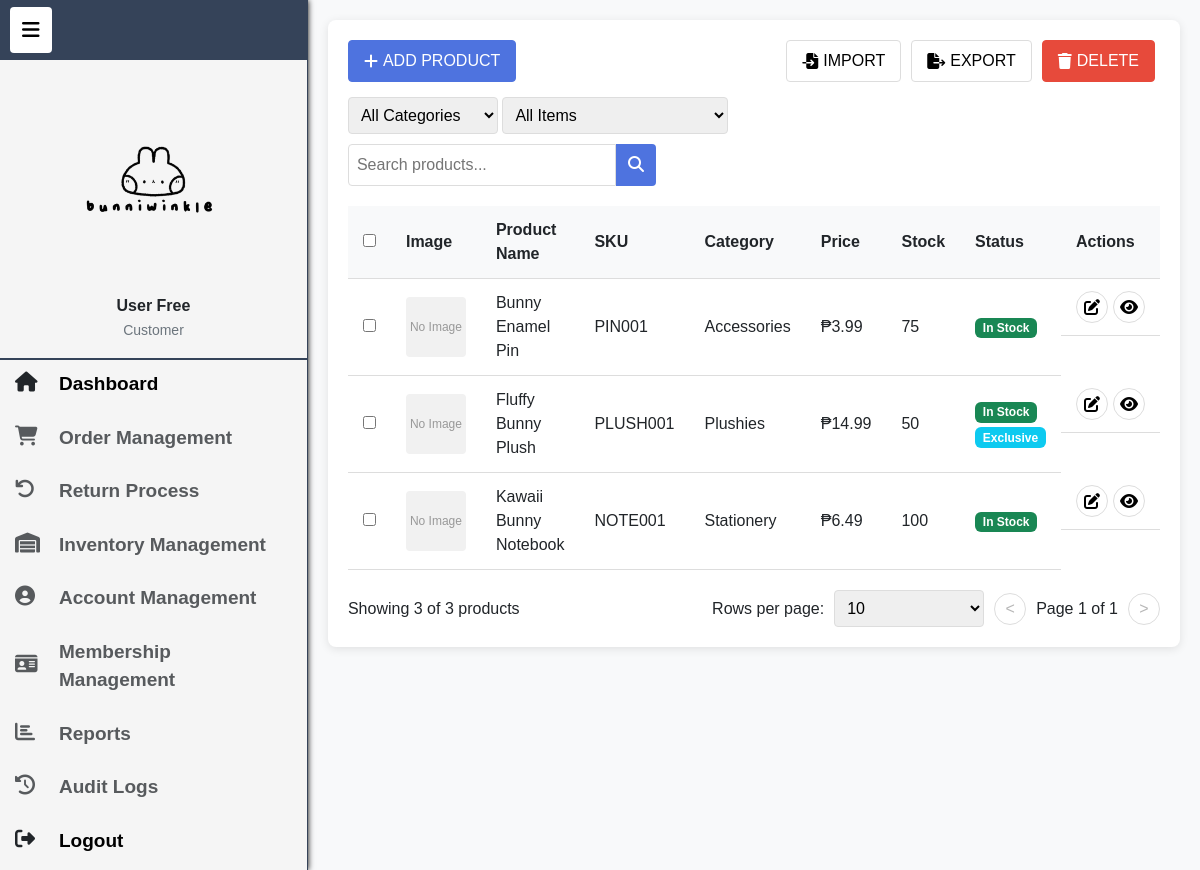
Page /pages/inventory.php (signed in) on the committed database.
### tables this page shows
CREATE TABLE products (
    product_id INT AUTO_INCREMENT PRIMARY KEY,
    product_name VARCHAR(255) NOT NULL,
    sku VARCHAR(255),
    description TEXT,
    price DECIMAL(10,2) NOT NULL,
    stock INT NOT NULL,
    is_exclusive BOOLEAN DEFAULT FALSE,
    min_membership_level INT NULL,
    category_id INT NOT NULL,
    created_at DATETIME DEFAULT CURRENT_TIMESTAMP,
    modified_at DATETIME DEFAULT CURRENT_TIMESTAMP ON UPDATE CURRENT_TIMESTAMP,
    FOREIGN KEY (category_id) REFERENCES categories(category_id) ON DELETE RESTRICT,
    FOREIGN KEY (min_membership_level) REFERENCES membership_types(membership_type_id) ON DELETE SET NULL
);

CREATE TABLE categories (
    category_id INT AUTO_INCREMENT PRIMARY KEY,
    category_name VARCHAR(100) UNIQUE NOT NULL
);

### pages/inventory.php (the view, shortened to what this page needs)
<?php
require_once '../config/db_connection.php';
$rowsPerPage = isset($_GET['rows']) ? (int)$_GET['rows'] : 10;
$currentPage = isset($_GET['page']) ? (int)$_GET['page'] : 1;
$offset = ($currentPage - 1) * $rowsPerPage;
$searchTerm = isset($_GET['search']) ? trim($_GET['search']) : '';
$query = "SELECT SQL_CALC_FOUND_ROWS p.*, c.category_name,
          (SELECT image_url FROM product_images WHERE product_id = p.product_id AND is_primary = 1 LIMIT 1) AS primary_image
          FROM products p
          JOIN categories c ON p.category_id = c.category_id
          WHERE 1=1";
$params = [];
$query .= " ORDER BY p.product_name LIMIT ? OFFSET ?";
$params[] = $rowsPerPage;
$params[] = $offset;
$stmt = $pdo->prepare($query);
$stmt->execute($params);
$products = $stmt->fetchAll(PDO::FETCH_ASSOC);
$totalRows = $pdo->query("SELECT FOUND_ROWS()")->fetchColumn();
$totalPages = ceil($totalRows / $rowsPerPage);
?>
<!DOCTYPE html>
<html lang="en">
<head>
  <link rel="stylesheet" href="/assets/css/inventory.css">
  <link href="https://cdn.jsdelivr.net/npm/bootstrap@5.3.2/dist/css/bootstrap.min.css" rel="stylesheet">
  <link rel="stylesheet" href="https://cdnjs.cloudflare.com/ajax/libs/font-awesome/6.4.0/css/all.min.css">
</head>
<body>
  <div class="pageWrapper">
    <?php include '../includes/sidebar.php'; ?>
    <div class="mainContent">
      <div class="inventory-card">
        <div class="inventory-header">
          <button class="md-btn md-primary" data-bs-toggle="modal" data-bs-target="#addProductModal">
            <i class="fas fa-plus"></i> ADD PRODUCT
          </button>
          <div class="btn-group">
            <button class="md-btn" data-bs-toggle="modal" data-bs-target="#importModal" style="margin-left: 5px; margin-right: 5px;">
              <i class="fas fa-file-import"></i> IMPORT
            </button>
            <button class="md-btn" id="exportBtn" style="margin-left: 5px; margin-right: 5px;">
              <i class="fas fa-file-export"></i> EXPORT
            </button>
            <button class="md-btn md-danger" id="deleteSelectedBtn" style="margin-left: 5px; margin-right: 5px;">
              <i class="fas fa-trash"></i> DELETE
            </button>
          </div>
          <div class="filters">
            <form method="get" class="filter-form">
              <select name="category" class="md-select" onchange="this.form.submit()">
                <option value="0">All Categories</option>
              </select>
              <select name="stock" class="md-select" onchange="this.form.submit()">
                <option value="">All Items</option>
              </select>
              <div class="search-box" style="margin-top: 10px;">
                <input type="text" name="search" placeholder="Search products..." value="<?= htmlspecialchars($searchTerm) ?>">
                <button type="submit"><i class="fas fa-search"></i></button>
              </div>
            </form>
          </div>
        </div>
        <form id="inventoryForm" method="post">
          <table class="md-table">
            <thead>
              <tr>
                <th><input type="checkbox" onclick="toggleAll(this)"></th>
                <th>Image</th>
                <th>Product Name</th>
                <th>SKU</th>
                <th>Category</th>
                <th>Price</th>
                <th>Stock</th>
                <th>Status</th>
                <th>Actions</th>
              </tr>
            </thead>
            <tbody>
              <?php foreach ($products as $product): ?>
                <tr class="<?= $product['stock'] <= 0 ? 'out-of-stock' : ($product['stock'] < 10 ? 'low-stock' : '') ?>">
                  <td><input type="checkbox" name="selected_products[]" value="<?= $product['product_id'] ?>"></td>
                  <td class="product-image-cell">
                    <?php if (!empty($product['primary_image'])): ?>
                      <img src="<?= filter_var($product['primary_image'], FILTER_VALIDATE_URL) ? $product['primary_image'] : '/assets/images/products/' . htmlspecialchars($product['primary_image']) ?>"
                        alt="<?= htmlspecialchars($product['product_name'] ?? '') ?>"
                        class="product-thumbnail">
                    <?php else: ?>
                      <div class="no-image">No Image</div>
                    <?php endif; ?>
                  </td>
                  <td><?= htmlspecialchars($product['product_name'] ?? '') ?></td>
                  <td><?= htmlspecialchars($product['sku'] ?? '') ?></td>
                  <td><?= htmlspecialchars($product['category_name'] ?? '') ?></td>
                  <td>₱<?= number_format($product['price'], 2) ?></td>
                  <td><?= $product['stock'] ?></td>
                  <td>
                    <?php if ($product['stock'] <= 0): ?>
                      <span class="badge bg-danger">Out of Stock</span>
                    <?php elseif ($product['stock'] < 10): ?>
                      <span class="badge bg-warning">Low Stock</span>
                    <?php else: ?>
                      <span class="badge bg-success">In Stock</span>
                    <?php endif; ?>
                    <?php if ($product['is_exclusive']): ?>
                      <span class="badge bg-info mt-1">Exclusive</span>
                    <?php endif; ?>
                  </td>
                  <td class="actions">
                    <button type="button" class="md-icon-btn edit-btn"
                      data-id="<?= $product['product_id'] ?>"
                      data-bs-toggle="modal"
                      data-bs-target="#editProductModal">
                      <i class="fas fa-edit"></i>
                    </button>
                    <button type="button" class="md-icon-btn view-btn"
                      data-id="<?= $product['product_id'] ?>"
                      data-bs-toggle="modal"
                      data-bs-target="#viewProductModal">
                      <i class="fas fa-eye"></i>
                    </button>
                  </td>
                </tr>
              <?php endforeach; ?>
            </tbody>
          </table>
        </form>
        <div class="pagination-row">
          <div class="pagination-info">
            Showing <?= count($products) ?> of <?= $totalRows ?> products
          </div>
          <div class="pagination-controls">
            <label for="rowsPerPage">Rows per page:</label>
            <select id="rowsPerPage" class="md-select" onchange="updateRowsPerPage(this)">
              <option value="10" <?= $rowsPerPage == 10 ? 'selected' : '' ?>>10</option>
            </select>
            <button class="md-icon-btn" <?= $currentPage == 1 ? 'disabled' : '' ?>
              onclick="goToPage(<?= $currentPage - 1 ?>)">
              &lt;
            </button>
            <span>Page <?= $currentPage ?> of <?= $totalPages ?></span>
            <button class="md-icon-btn" <?= $currentPage >= $totalPages ? 'disabled' : '' ?>
              onclick="goToPage(<?= $currentPage + 1 ?>)">
              &gt;
            </button>
          </div>
        </div>
      </div>
    </div>
  </div>
</body>
</html>

### assets/css/inventory.css (style rules this page uses)
.pageWrapper { display: flex; min-height: 100vh; min-width: 100vw; }
.mainContent { flex: 1; padding: 20px; background-color: #f8f9fa; }
.inventory-card { background: white; border-radius: 8px; box-shadow: 0 2px 10px rgba(0, 0, 0, 0.1); padding: 20px; }
.inventory-header { display: flex; justify-content: space-between; align-items: center; flex-wrap: wrap; gap: 15px; margin-bottom: 20px; }
.md-btn { padding: 8px 15px; border-radius: 4px; border: 1px solid #ddd; background: white; cursor: pointer; display: inline-flex; align-items: center; gap: 5px; }
.md-btn.md-primary { background: #4e73df; color: white; border-color: #4e73df; }
.md-btn.md-danger { background: #e74a3b; color: white; border-color: #e74a3b; }
.filters { display: flex; gap: 10px; align-items: center; flex-wrap: wrap; }
.md-select { padding: 8px; border-radius: 4px; border: 1px solid #ddd; min-width: 150px; }
.search-box { display: flex; }
.search-box input { padding: 8px; border: 1px solid #ddd; border-radius: 4px 0 0 4px; min-width: 268px; }
.search-box button { padding: 8px 12px; background: #4e73df; color: white; border: none; border-radius: 0 4px 4px 0; cursor: pointer; }
.md-table { width: 100%; border-collapse: collapse; margin-bottom: 20px; }
.md-table th, .md-table td { padding: 12px 15px; text-align: left; border-bottom: 1px solid #ddd; }
.md-table th { background-color: #f8f9fa; font-weight: 600; }
.product-image-cell { width: 80px; }
.no-image { width: 60px; height: 60px; background: #f1f1f1; display: flex; align-items: center; justify-content: center; border-radius: 4px; color: #999; font-size: 12px; }
.actions { display: flex; gap: 5px; }
.md-icon-btn { width: 32px; height: 32px; border-radius: 50%; border: 1px solid #ddd; background: white; cursor: pointer; display: flex; align-items: center; justify-content: center; }
.pagination-row { display: flex; justify-content: space-between; align-items: center; margin-top: 20px; }
.pagination-controls { display: flex; align-items: center; gap: 10px; }
.badge { padding: 4px 8px; border-radius: 4px; font-size: 12px; font-weight: normal; }

### assets/css/sidebar.css (style rules this page uses)
* { box-sizing: border-box; }
html, body { margin: 0; padding: 0; font-family: "Trebuchet MS", Arial, sans-serif; width: 100%; background: #f8f9fa; }
.pageWrapper { display: flex; min-height: 100vh; }

### rows in the picture
products: product_name "Bunny Enamel Pin", sku "PIN001", category.category_name "Accessories", price "3.99", stock "75", shows "In Stock"
products: product_name "Fluffy Bunny Plush", sku "PLUSH001", category.category_name "Plushies", price "14.99", stock "50", shows "In Stock", is_exclusive "Exclusive"
products: product_name "Kawaii Bunny Notebook", sku "NOTE001", category.category_name "Stationery", price "6.49", stock "100", shows "In Stock"

### other values in the picture
$_SESSION['name'] "User Free"
$_SESSION['role_name'] "Customer"
count($products) "3"
$totalRows "3"
$currentPage "1"
$totalPages "1"
